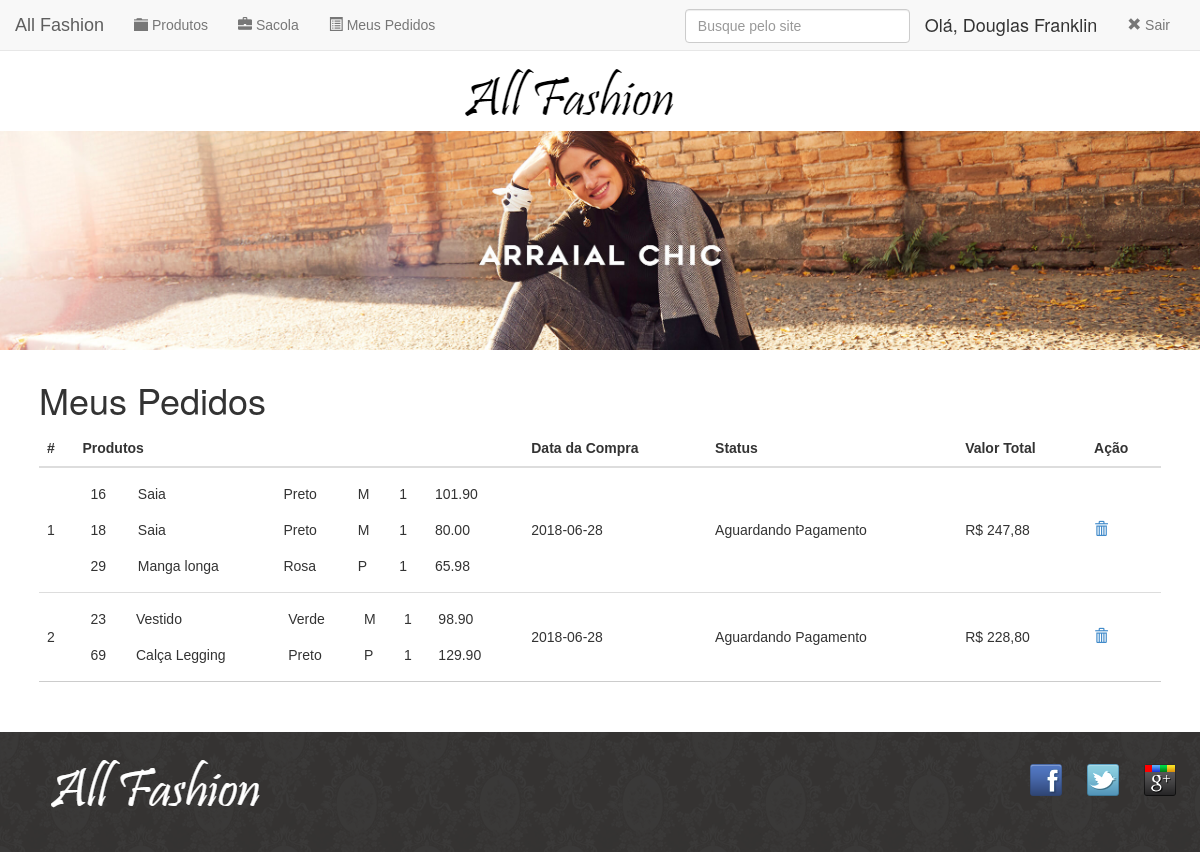
Screenshot of /meus_pedidos.php (signed in) with the database file from the repository.
### tables this page shows
CREATE TABLE `pedidos` (
  `id` int(11) NOT NULL AUTO_INCREMENT,
  `data_ini` date DEFAULT NULL,
  `data_fim` date DEFAULT NULL,
  `validade` varchar(45) DEFAULT NULL,
  `valorTotal` decimal(12,2) DEFAULT NULL,
  `Usuarios_id` int(11) NOT NULL,
  `Status_id` int(11) NOT NULL,
  `cartoes_pagamento_id` int(11) DEFAULT NULL,
  `enderecos_id` int(11) DEFAULT NULL,
  PRIMARY KEY (`id`),
  KEY `fk_Pedidos_Usuarios1_idx` (`Usuarios_id`),
  KEY `fk_Pedidos_Status1_idx` (`Status_id`),
  KEY `cartoes_pagamento_id` (`cartoes_pagamento_id`),
  KEY `enderecos_id` (`enderecos_id`),
  CONSTRAINT `fk_Pedidos_Status1` FOREIGN KEY (`Status_id`) REFERENCES `status` (`id`) ON DELETE NO ACTION ON UPDATE NO ACTION,
  CONSTRAINT `fk_Pedidos_Usuarios1` FOREIGN KEY (`Usuarios_id`) REFERENCES `usuarios` (`id`) ON DELETE NO ACTION ON UPDATE NO ACTION,
  CONSTRAINT `pedidos_ibfk_1` FOREIGN KEY (`cartoes_pagamento_id`) REFERENCES `cartoes_pagamento` (`id`),
  CONSTRAINT `pedidos_ibfk_2` FOREIGN KEY (`enderecos_id`) REFERENCES `enderecos` (`id`)
);

CREATE TABLE `itempedido` (
  `Pedidos_id` int(11) NOT NULL,
  `Produtos_id` int(11) NOT NULL,
  `descricao` varchar(45) DEFAULT NULL,
  `quantidade` int(11) DEFAULT NULL,
  PRIMARY KEY (`Pedidos_id`,`Produtos_id`),
  KEY `fk_Pedidos_has_Produtos_Produtos1_idx` (`Produtos_id`),
  KEY `fk_Pedidos_has_Produtos_Pedidos1_idx` (`Pedidos_id`),
  CONSTRAINT `fk_Pedidos_has_Produtos_Pedidos1` FOREIGN KEY (`Pedidos_id`) REFERENCES `pedidos` (`id`) ON DELETE NO ACTION ON UPDATE NO ACTION,
  CONSTRAINT `fk_Pedidos_has_Produtos_Produtos1` FOREIGN KEY (`Produtos_id`) REFERENCES `produtos` (`id`) ON DELETE NO ACTION ON UPDATE NO ACTION
);

CREATE TABLE `produtos` (
  `id` int(11) NOT NULL AUTO_INCREMENT,
  `nome` varchar(45) DEFAULT NULL,
  `descricao` text,
  `tamanho` char(1) DEFAULT NULL,
  `preco` decimal(12,2) DEFAULT NULL,
  `Marcas_id` int(11) NOT NULL,
  `Categorias_id` int(11) NOT NULL,
  `Cores_id` int(11) NOT NULL,
  `SubCategorias_id` int(11) NOT NULL,
  PRIMARY KEY (`id`),
  KEY `fk_Produtos_Marcas1_idx` (`Marcas_id`),
  KEY `fk_Produtos_Categorias1_idx` (`Categorias_id`),
  KEY `fk_Produtos_Cores1_idx` (`Cores_id`),
  KEY `fk_Produtos_SubCategorias1_idx` (`SubCategorias_id`)
);

CREATE TABLE `cores` (
  `id` int(11) NOT NULL AUTO_INCREMENT,
  `descricao` varchar(45) DEFAULT NULL,
  `ativo` char(1) DEFAULT 'S',
  `cor` varchar(45) DEFAULT NULL,
  PRIMARY KEY (`id`)
);

### config/conexao.php (called while the page is built, shortened)
<?php
class Conexao {
    private $con = null;
    private $host = "localhost";
    private $user = "root";
    private $pass = "";
    private $database = "allfashion";
    public function conecta() {
        $this->con = mysqli_connect($this->host, $this->user, $this->pass, $this->database) or die("Erro ao conectar ao servidor &raquo; " . mysqli_connect_errno());
        return $this->con;
    }
    public function executa ($sql) {
        $re = $this->con->query($sql);
        return $re;
    }
}

### meus_pedidos.php (the view, shortened to what this page needs)
<?php include("cabecalho.php");?>
<?php include("header.php");?>
<?php include("banner_menor.php");?>
<div class="container">
    <h1>Meus Pedidos</h1>
    <table class="table" style="margin-bottom: 50px;">
        <thead>
            <tr>
                <th>#</th>
                <th style="width: 40%;">Produtos</th>
                <th scope="col">Data da Compra</th>
                <th scope="col">Status</th>
                <th scope="col">Valor Total</th>
                <th scope="col">Ação</th>
            </tr>
        </thead>
        <tbody>
            <?php
            $pedidos = $db->executa("SELECT * FROM pedidos p WHERE Usuarios_id = ".$_SESSION['usuario']['id']);
            while ($row = $pedidos->fetch_array(MYSQLI_ASSOC)) { ?>
                <tr style="border-bottom: 1px solid #ccc;">
                    <td style="vertical-align: middle;"><?php echo $row['id'];?></td>
                    <td>
                        <table class="table" style="margin-bottom: 0;">
                            <?php
                                $itens = $db->executa("SELECT p.id, p.nome, c.descricao, p.tamanho, p.preco, ip.quantidade
                                                         FROM itempedido ip
                                                    LEFT JOIN produtos p ON p.id = ip.Produtos_id
                                                    LEFT JOIN cores c ON c.id = p.Cores_id
                                                        WHERE ip.Pedidos_id = ".$row['id']);
                                while ($r = $itens->fetch_array(MYSQLI_ASSOC)) { ?>
                                    <a href="">
                                            <tr>
                                                <td style="border-top: 0;"><?php echo $r['id']; ?></td>
                                                <td style="border-top: 0;"><?php echo utf8_encode($r['nome']); ?></td>
                                                <td style="border-top: 0;"><?php echo $r['descricao']; ?></td>
                                                <td style="border-top: 0;"><?php echo $r['tamanho']; ?></td>
                                                <td style="border-top: 0;"><?php echo $r['quantidade']; ?></td>
                                                <td style="border-top: 0;"><?php echo $r['preco']; ?></td>
                                            </tr>
                                    </a>
                             <?php } ?>
                         </table>
                    </td>
                    <td style="vertical-align: middle;"><?php echo $row['data_ini'];?></td>
                    <td style="vertical-align: middle;"><?php echo ($row['Status_id'] == 1) ? "Aguardando Pagamento":"Sem estatos definido";?></td>
                    <td style="vertical-align: middle;">R$ <?php echo number_format($row['valorTotal'],2,",", ".");?></td>
                    <td  style="align: 40px"><a href="addSacola.php?acao=remove&id=<?php echo $value['id'];?>"><span class="glyphicon glyphicon-trash" ></span></a></td>
                </tr>
            <?php } ?>
        </tbody>
    </table>
</div>
<?php include("rodape.php"); ?>

### cabecalho.php (shortened to what this page needs)
<!DOCTYPE html>
<html>
<head>
    <link rel="stylesheet" href="css/bootstrap.css">
    <link rel="stylesheet" href="css/estilos.css">
    <link rel="stylesheet" href="css/mobile.css" media="(max-width: 939px)">
</head>
<body>
    <?php
        include_once 'config/conexao.php';
    ?>

### header.php (shortened to what this page needs)
<?php
    include_once 'config/conexao.php';
    $db = new Conexao();
?>
<nav class="navbar navbar-default navbar-static-top">
    <div class="navbar-header">
        <a class="navbar-brand" href="index.php">All Fashion</a>
    </div>
    <div class="collapse navbar-collapse" id="navbar-collapse-id">
        <ul class="nav navbar-nav">
            <li><a href="listagem.php?cat_id=-1&sub_cat_id=-1"><span class="glyphicon glyphicon-folder-close"></span>     Produtos</a></li>
            <li><a href="sacola.php"> <span class="glyphicon glyphicon-briefcase"></span>     Sacola</a></li>
        </ul>
        <?php if (isset($_SESSION['usuario'])) { ?>
            <ul class="nav navbar-nav">
                <li><a href="meus_pedidos.php"> <span class="glyphicon glyphicon-list-alt"></span>     Meus Pedidos</a></li>
            </ul>
            <ul class="nav navbar-nav" style="float: right;">
                <li><a href="sair.php"> <span class="glyphicon glyphicon-remove"></span> Sair</a></li>
            </ul>
            <h4 style="margin-top: 15px; margin-right: 15px; float: right;">Olá, <?php echo $_SESSION['usuario']['nome']; ?></h4>
        <?php } else { ?>
            <ul class="nav navbar-nav" style="float: right;">
                <li><a href="formLogin.php"><span class="glyphicon glyphicon-user"></span> Login</a></li>
            </ul>
        <?php } ?>
         <form>
            <input type="search" id="txt_consulta" class="form-control input-busca" placeholder="Busque pelo site">
        </form>
    </div>
</nav>
<header class="container">
    <div style="text-align: center;">
        <a href="index.php"><img src="img/logo12.png" alt="all fashion"></a>
    </div>
</header>

### banner_menor.php
<ul class="banners">
    <li>
        <img src="img/banners/banner_menor.jpg" alt="">
    </li>
</ul>

### rodape.php (shortened to what this page needs)
        <footer>
            <div class="container">
                <img src="img/rodape12.png" alt="Logo All Fashion">
                <ul class="social">
                    <li><a href="http://facebook.com/cassi.nodari">Facebook</a></li>
                    <li><a href="http://twitter.com/cassianenodari">Twitter</a></li>
                    <li><a href="http://plus.google.com/cassianenodari">Google+</a></li>
                </ul>
            </div>
        </footer>
    </body>
</html>

### css/estilos.css (style rules this page uses)
body { color: #333333; font-family: "Lucida Sans Unicode", "Lucida Grande", sans-serif; margin: 0; }
ul { list-style: none; position: relative; }
ul li { display: block; }
.input-busca { width: 225px !important; float: right; margin-top: 9px; margin-right: 15px; }
.container { margin: 0 auto; width: 96%; }
header { position: relative; }
.banners img { width: 100%; }
footer { background-image: url(../img/fundo-rodape.png); clear: both; padding: 20px 0; }
footer .container { position: relative; }
.social { position: absolute; top: 12px; right: 0; }
.social a { height: 32px; width: 32px; display: block; text-indent: -9999px; }
.social li { float: left; margin-left: 25px; }
.social a[href*="facebook.com"] { background-image: url(../img/facebook.png); }
.social a[href*="twitter.com"] { background-image: url(../img/twitter.png); }
.social a[href*="plus.google.com"] { background-image: url(../img/googleplus.png); }
* { margin: 0; padding: 0; }

### css/mobile.css (style rules this page uses)
.container { width: 96%; }

### rows the page displays
pedidos: id "1", data_ini "2018-06-28", shows "Aguardando Pagamento", valorTotal "247,88"
itempedido: Produtos "16", Produtos.nome "Saia", cores.descricao "Preto", Produtos.tamanho "M", quantidade "1", Produtos.preco "101.90"
itempedido: Produtos "18", Produtos.nome "Saia", cores.descricao "Preto", Produtos.tamanho "M", quantidade "1", Produtos.preco "80.00"
itempedido: Produtos "29", Produtos.nome "Manga longa", cores.descricao "Rosa", Produtos.tamanho "P", quantidade "1", Produtos.preco "65.98"
pedidos: id "2", data_ini "2018-06-28", shows "Aguardando Pagamento", valorTotal "228,80"
itempedido: Produtos "23", Produtos.nome "Vestido", cores.descricao "Verde", Produtos.tamanho "M", quantidade "1", Produtos.preco "98.90"
itempedido: Produtos "69", Produtos.nome "Calça Legging", cores.descricao "Preto", Produtos.tamanho "P", quantidade "1", Produtos.preco "129.90"

### other values shown
$_SESSION['usuario']['nome'] "Douglas Franklin"
